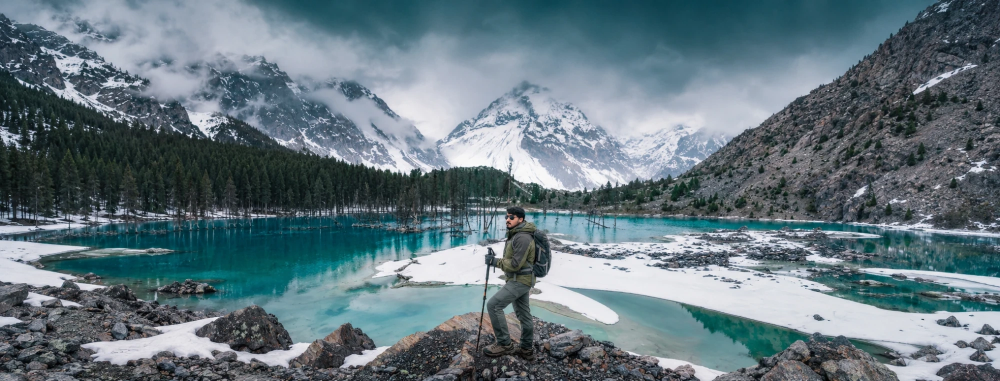
#> input picture design/reference/original-panorama.webp, 2000 x 762 px (shown at 1/2 size)
$ python summit_sky.py ../../design/reference/original-panorama.webp out.png   (older library calls are emulated)
#> lines starting #> are read from the running program, lines starting #| are printed output that depends on the picture
# Textures for the view from the summit (the opening): a sea of cloud seen from
# above, laid flat below the summit, and a distant sky dome made from the
# photo's own upper sky (teal, darkening upward).
# Usage: python3 summit_sky.py <scene.png> <out_dir>
import sys, os, numpy as np, cv2
from PIL import Image
Image.MAX_IMAGE_PIXELS = None

scene = cv2.imread(sys.argv[1])
#> scene is the input picture: shape (762, 2000, 3); mean B, G, R 126.3, 118.3, 100.1
out = sys.argv[2]

def fbm(rng, w, h, base, octaves):
#> called with w = 4096, h = 4096, base = (6, 6), octaves = 8
    v = np.zeros((h, w), np.float32)
    amp, tot = 1.0, 0.0
    for o in range(octaves):
        cx, cy = max(2, int(base[0] * 2 ** o)), max(2, int(base[1] * 2 ** o))
        g = rng.random((cy + 3, cx + 3)).astype(np.float32)
        big = cv2.resize(g, (w + w // cx * 3, h + h // cy * 3), interpolation=cv2.INTER_CUBIC)[:h, :w]
        v += amp * big
        tot += amp
        amp *= 0.5
    return v / tot

# ---- cloud sea: a carpet of billows, tileable enough when mirrored
rng = np.random.default_rng(11)
W, H = 4096, 4096
n = fbm(rng, W, H, (6, 6), 8)
warp = fbm(rng, W, H, (3, 3), 4) - 0.5
mx, my = np.meshgrid(np.arange(W, dtype=np.float32), np.arange(H, dtype=np.float32))
n = cv2.remap(n, mx + warp * 300, my + warp * 300, cv2.INTER_LINEAR, borderMode=cv2.BORDER_REFLECT)
dens = np.clip((n - 0.36) / 0.3, 0, 1)
dens = cv2.GaussianBlur(dens, (0, 0), 2.5)
# light from above and a little from the far side: tops bright, folds shaded
gy = cv2.Sobel(dens, cv2.CV_32F, 0, 1, ksize=5)
gx = cv2.Sobel(dens, cv2.CV_32F, 1, 0, ksize=5)
lit = np.clip(0.72 + 0.35 * dens - 0.012 * gy - 0.004 * gx, 0, 1)
LIGHT = np.array([236, 234, 230], np.float32)    # BGR
SHADE = np.array([146, 128, 104], np.float32)
col = SHADE + (LIGHT - SHADE) * lit[..., None]
# gaps in the sea show a dark blue-grey valley far below
gap = np.array([92, 80, 58], np.float32)
col = col * dens[..., None] + gap * (1 - dens[..., None])
cv2.imwrite(os.path.join(out, 'cloudsea.png'), col.clip(0, 255).astype(np.uint8))
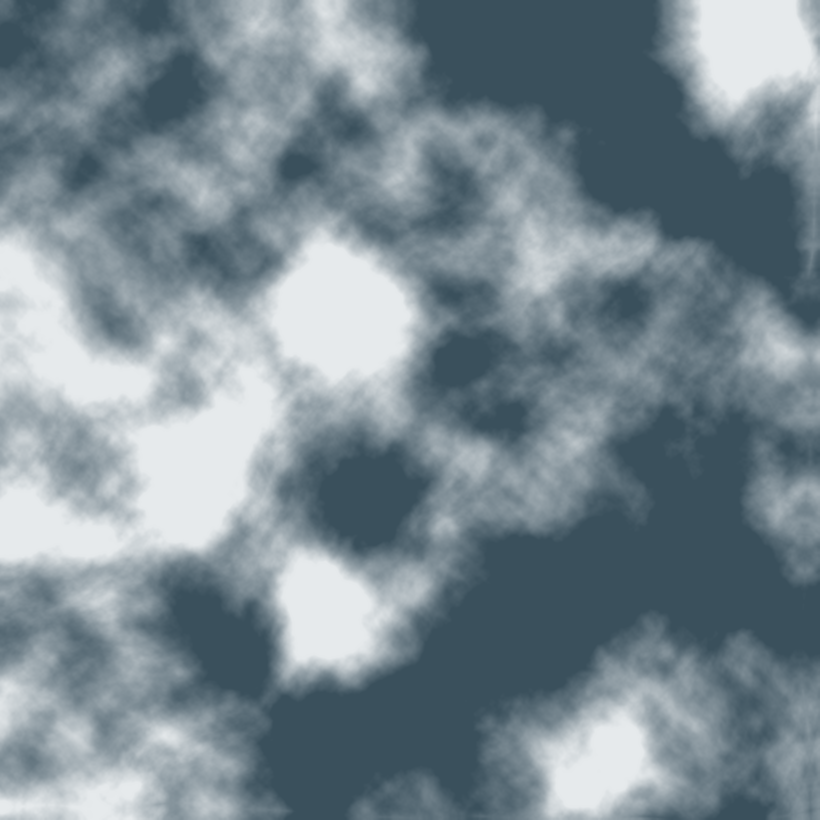
#> saved as cloudsea.png: shape (4096, 4096, 3) (shown at 1/5 size); mean B, G, R 146.1, 137.7, 122.2

# ---- sky dome: pale cloud at the horizon rising to the photo's deep teal,
# with the photo's own soft cloud texture (from the sky above the peak) laid in
rows = 2048
t = (np.arange(rows, dtype=np.float32) / (rows - 1))[:, None, None]       # 0 top .. 1 horizon
ink = np.array([62, 66, 30], np.float32)          # BGR deep teal
haze = np.array([214, 210, 200], np.float32)      # BGR pale cloud
grad = ink + (haze - ink) * (t ** 1.8)
dome = np.repeat(grad, 4096, axis=1)
cloud = scene[60:560, 2600:5400].astype(np.float32)                         # cloud above the peak
#> cloud = empty array
#> (the run stopped early here; a loop or call above may not have finished)
